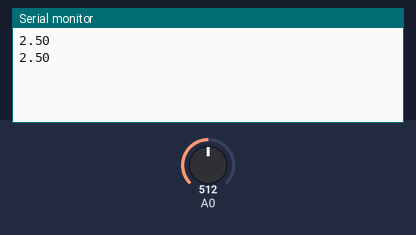
The sketch below on a simulated Arduino Uno, built with avr-gcc and run on an emulated ATmega328P. Shown: the last lines printed to the serial monitor. Inputs (shaded band) come from the test bench; at power-on: A0 = 512.

Above: at 1.8 s.
1.9 s: A0 set to 716
At 2.8 s:
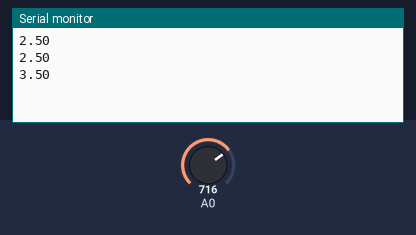
3.4 s: A0 set to 900
At 4.8 s:
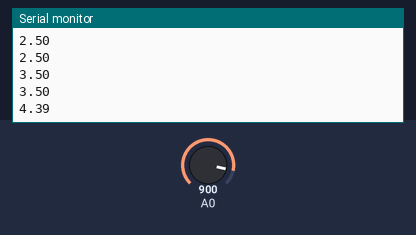
Timing chart, 0 to 6.4 s (numbered marks = the images above; inputs shaded):
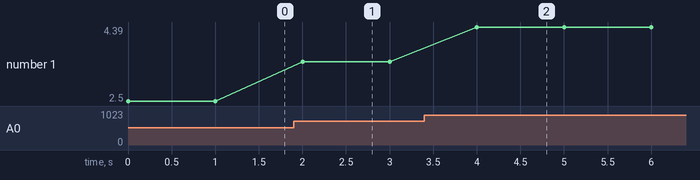

Measured:
- after the input at 1.9 s, the serial monitor: prints a new line after 0.10 s (image 1)
- after the input at 3.4 s, the serial monitor: prints a new line after 0.60 s (image 2)
- plotted number 1: 2.5 → 3.5 after the input at 1.9 s, 3.5 → 4.39 after the input at 3.4 s

The sketch:

voltmeter101-2.ino
```cpp
/*
 * Purpose: Using the analog-to-digital converter - floating point maths.
 * Board: Arduino UNO
 * IDE: 1.8.19
 *
 * Usage: open the serial monitor and turn the potentiometer connected to +5V, GND and A0.
 *
 * By: Clemens Valens
 * Date: 5/9/2022
 */

void setup(void)
{
  Serial.begin(115200);
}

void loop(void)
{
  float Vin = ((float)analogRead(A0)/1024)*5;
  Serial.println(Vin);
  delay(1000);
}
```
